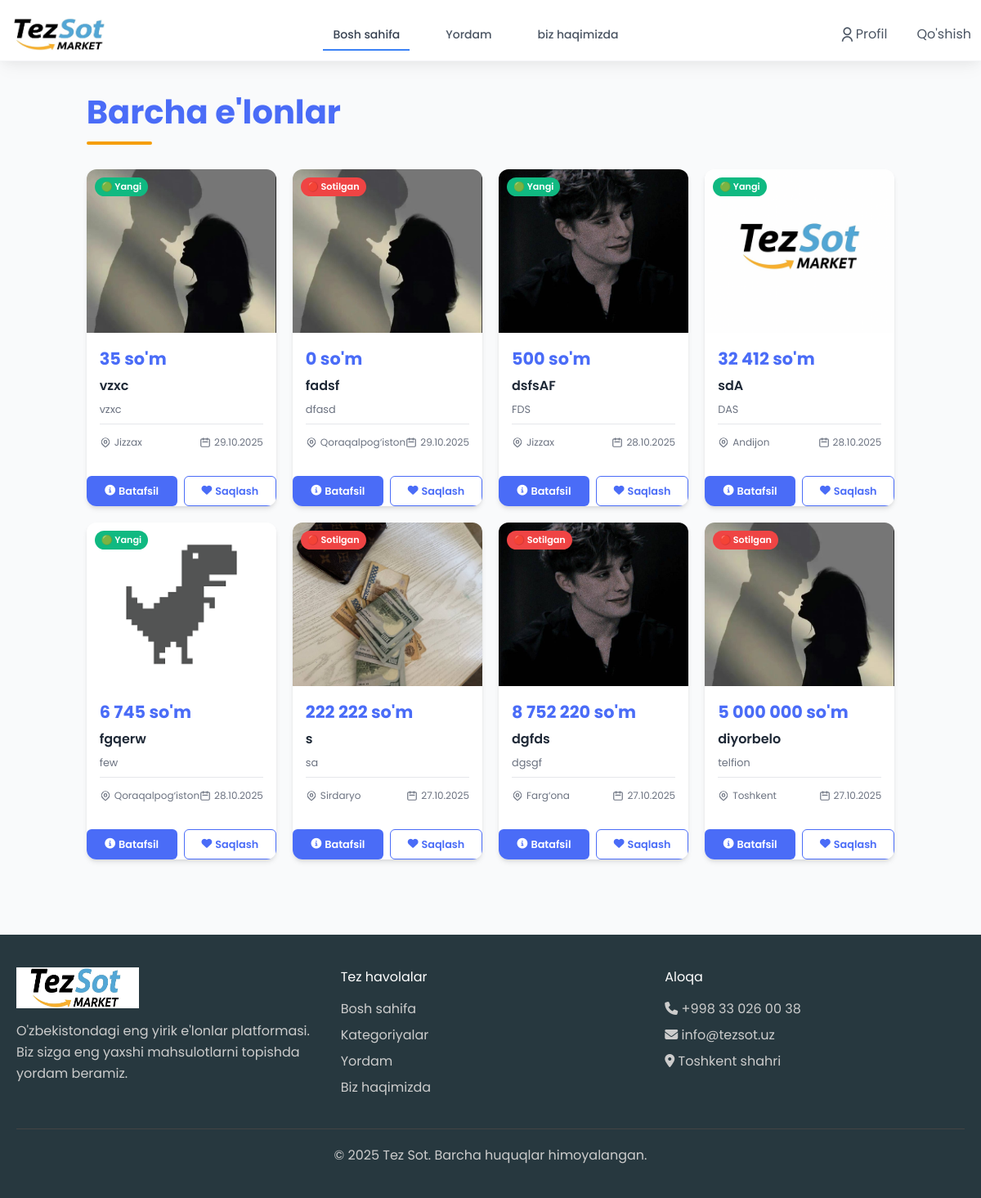
/, run on an earlier commit of the app's database.
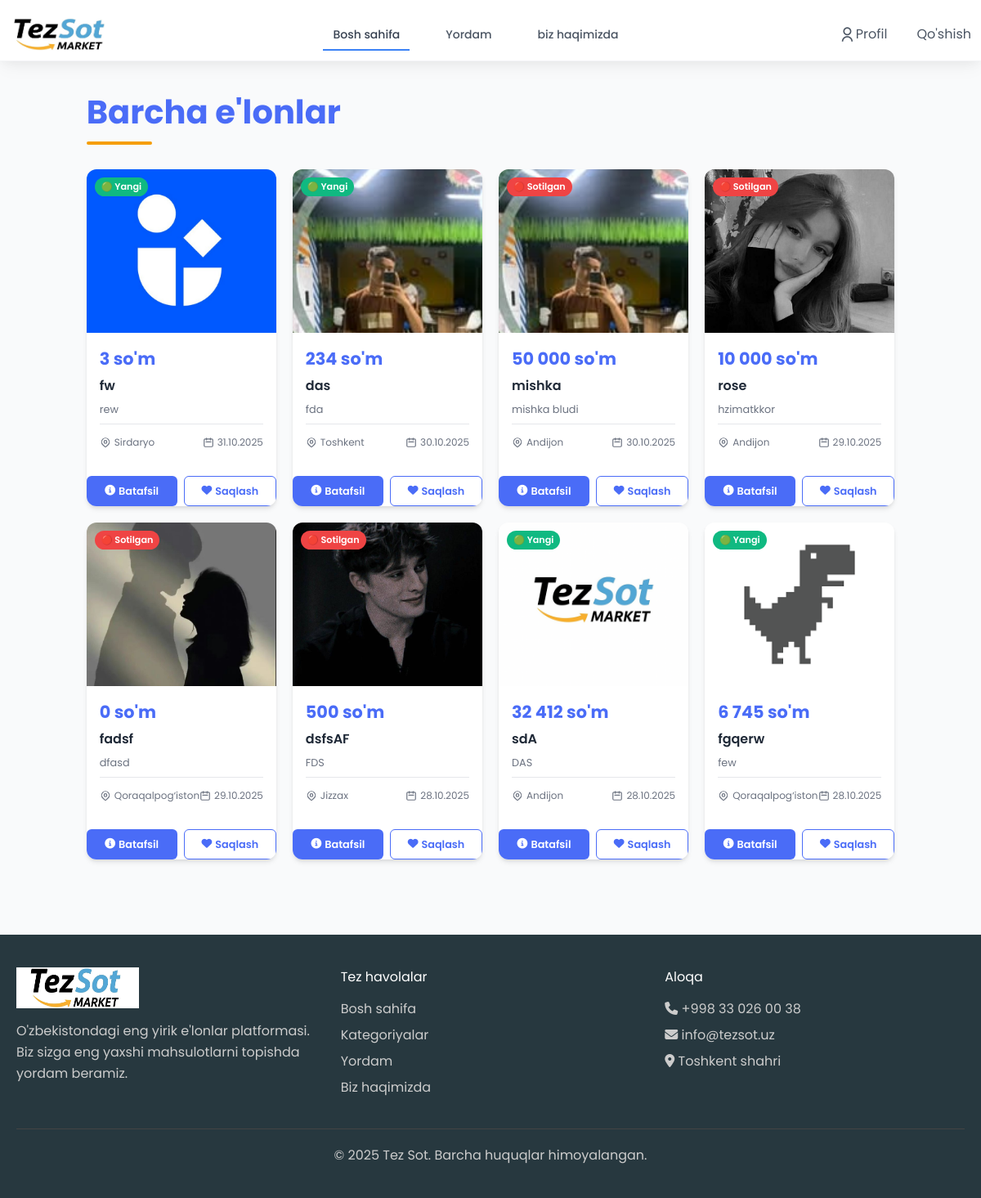
And on a later commit of the database.
### fronend/models.py (models this page shows, shortened)
class Mahsulot(models.Model):
    CATEGORY_CHOICES = [
        ('elektronika', 'Elektronika'),
        ('uy_jihozlari', 'Uy jihozlari'),
        ('kiyim', 'Kiyim-kechak'),
        ('avto', 'Avto ehtiyot qismlar'),
        ('boshqa', 'Boshqa'),
    ]
    VILOYAT_CHOICES = [
        ('toshkent', 'Toshkent'),
        ('samarqand', 'Samarqand'),
        ('fargona', 'Farg‘ona'),
        ('andijon', 'Andijon'),
        ('namangan', 'Namangan'),
        ('buxoro', 'Buxoro'),
        ('navoiy', 'Navoiy'),
        ('xorazm', 'Xorazm'),
        ('qashqadaryo', 'Qashqadaryo'),
        ('surxondaryo', 'Surxondaryo'),
        ('jizzax', 'Jizzax'),
        ('sirdaryo', 'Sirdaryo'),
        ('qoraqalpogiston', 'Qoraqalpog‘iston'),
    ]
    user = models.ForeignKey(User, on_delete=models.CASCADE, verbose_name="Foydalanuvchi")
    category = models.CharField(max_length=100, choices=CATEGORY_CHOICES, verbose_name="Kategoriya")
    mahsulotturi = models.CharField(max_length=100, verbose_name="Mahsulot turi")
    name = models.CharField(max_length=100, verbose_name="Mahsulot nomi")
    viloyat = models.CharField(max_length=100, choices=VILOYAT_CHOICES, verbose_name="Viloyat")
    tuman = models.CharField(max_length=100, verbose_name="Tuman/Shahar", blank=True, null=True)
    manzil = models.TextField(verbose_name="Aniq manzil", blank=True, null=True)
    telefon = models.CharField(max_length=20, verbose_name="Telefon raqam", blank=True, null=True)
    telegram_username = models.CharField(max_length=100, verbose_name="Telegram username", blank=True, null=True)
    email = models.EmailField(verbose_name="Email", blank=True, null=True)
    tavsif = models.TextField(verbose_name="Batafsil tavsif", blank=True, null=True)
    sana = models.DateField(default=timezone.now, verbose_name="Sana")
    narx = models.CharField(max_length=20, verbose_name="Narx", default="0")
    asosiyimg = models.ImageField(upload_to='asosiyimg/', verbose_name="Asosiy rasm")
    birimg = models.ImageField(upload_to='birimg/', verbose_name="1-rasm", blank=True, null=True)
    ikkiimg = models.ImageField(upload_to='ikkiimg/', verbose_name="2-rasm", blank=True, null=True)
    uchuimg = models.ImageField(upload_to='uchuimg/', verbose_name="3-rasm", blank=True, null=True)
    toltirish = models.FileField(upload_to='toltirish/', verbose_name="Qo'shimcha fayl", blank=True, null=True)
    sotilgan = models.BooleanField(default=False, verbose_name="Sotildi")
    aktiv = models.BooleanField(default=True, verbose_name="Aktiv")
    korishlar_soni = models.PositiveIntegerField(default=0, verbose_name="Ko'rishlar soni")
    class Meta:
        verbose_name = "Mahsulot"
        verbose_name_plural = "Mahsulotlar"
        ordering = ['-sana']
    def narx_formatted(self):
        try:
            if not self.narx:
                return "0 so'm"
            narx_str = str(self.narx).replace(',', '.').strip()
            if narx_str and narx_str != '.':
                narx_str = re.sub(r'[^\d.]', '', narx_str)
                if narx_str and narx_str != '.':
                    narx_float = float(narx_str)
                    if narx_float.is_integer():
                        return f"{int(narx_float):,} so'm".replace(',', ' ')
                    else:
                        return f"{narx_float:,.2f} so'm".replace(',', ' ').replace('.', ',')
            return "0 so'm"
        except (ValueError, TypeError, AttributeError):
            return "0 so'm"
    narx_formatted.short_description = 'Narx'
    def user_info(self):
        """Foydalanuvchi ma'lumotlari"""
        if self.user.first_name and self.user.last_name:
            return f"{self.user.first_name} {self.user.last_name}"
        return self.user.username
    user_info.short_description = 'Foydalanuvchi'
    def sotilgan_ha_yoq(self):
        """Sotilgan holatini ko'rsatish"""
        if self.sotilgan:
            return "✅ Sotilgan"
        return "🆕 Yangi"
    sotilgan_ha_yoq.short_description = 'Holati'

### fronend/views.py (the view)
# urls.py: path('', views.home_view, name='home'),
def home_view(request):
    try:
        mahsulotlar = Mahsulot.objects.filter(aktiv=True).order_by('-id')[:8]
        return render(request, 'home.html', {'mahsulotlar': mahsulotlar})
    except Exception as e:
        print(f"DEBUG: Xatolik - {e}")
        return render(request, 'home.html', {'mahsulotlar': []})

### fronend/templates/home.html (shortened to what this page needs)
<!DOCTYPE html>
<html lang="uz">
  {% load static %}
  <head>
    <script src="https://cdn.tailwindcss.com"></script>
    <link rel="stylesheet" href="https://cdnjs.cloudflare.com/ajax/libs/font-awesome/6.0.0/css/all.min.css">
  </head>
  <body class="bg-gray-50">
    {% include 'nav.html' %}
    <div class="wrapper continer">
      <h1 class="page-title">Barcha e'lonlar</h1>
      <div class="products-grid">
        {% if mahsulotlar %}
          {% for product in mahsulotlar %}
          <div class="product-card">
            <a href="{% url 'mahsulot_detail' product.id %}" class="block h-full">
              <div class="product-image">
                {% if product.asosiyimg %}
                <img src="{{ product.asosiyimg.url }}" alt="{{ product.name }}" />
                {% endif %}
                {% if product.sotilgan %}
                <span class="product-badge" style="background: #ef4444">🔴 Sotilgan</span>
                {% else %}
                <span class="product-badge" style="background: #10b981">🟢 Yangi</span>
                {% endif %}
              </div>
              <div class="product-content">
                <div class="product-price">
                  {% if product.narx_formatted %}
                    {{ product.narx_formatted }}
                  {% else %}
                    {{ product.narx }} so'm
                  {% endif %}
                </div>
                <h3 class="product-name">{{ product.name }}</h3>
                <p style="font-size: 0.8rem; color: var(--text-light); margin-bottom: 0.5rem;">
                  {{ product.mahsulotturi }}
                </p>
                <div class="product-details">
                  <div class="product-location">
                    {% if product.get_viloyat_display %}
                      {{ product.get_viloyat_display }}
                    {% else %}
                      {{ product.viloyat }}
                    {% endif %}
                  </div>
                  <div class="product-date">
                    <svg xmlns="http://www.w3.org/2000/svg" fill="none" viewBox="0 0 24 24" stroke="currentColor">
                      <path stroke-linecap="round" stroke-linejoin="round" stroke-width="2" d="M8 7V3m8 4V3m-9 8h10M5 21h14a2 2 0 002-2V7a2 2 0 00-2-2H5a2 2 0 00-2 2v12a2 2 0 002 2z" />
                    </svg>
                    {{ product.sana|date:"d.m.Y" }}
                  </div>
                </div>
              </div>
            </a>
            <div class="product-actions">
              <a href="{% url 'mahsulot_detail' product.id %}" class="btn btn-primary">
                <i class="fas fa-info-circle mr-1"></i>
                Batafsil
              </a>
              {% if user.is_authenticated %}
              <form method="POST" action="{% url 'sevimliga_qoshish' product.id %}" class="flex-1">
                {% csrf_token %}
                <button type="submit" class="btn btn-secondary w-full flex items-center justify-center gap-1">
                  <i class="fas fa-heart"></i>
                  Saqlash
                </button>
              </form>
              {% else %}
              <a href="{% url 'kirish' %}" class="btn btn-secondary flex items-center justify-center gap-1 flex-1">
                <i class="fas fa-heart"></i>
                Saqlash
              </a>
              {% endif %}
            </div>
          </div>
          {% endfor %}
        {% endif %}
      </div>
    </div>
    {% include 'futter.html' %}
  </body>
</html>

What changed in the data, as far as the page shows it:
removed Mahsulot: asosiyimg (picture), sotilgan "🟢 Yangi", narx_formatted "35 so'm", name "vzxc", mahsulotturi "vzxc", viloyat "Jizzax", sana "29.10.2025"
no longer on this page (row edited): Mahsulot: asosiyimg (picture), sotilgan "🔴 Sotilgan", narx_formatted "222 222 so'm", name "s", mahsulotturi "sa", viloyat "Sirdaryo", sana "27.10.2025"
no longer on this page (row edited): Mahsulot: asosiyimg (picture), sotilgan "🔴 Sotilgan", narx_formatted "8 752 220 so'm", name "dgfds", mahsulotturi "dgsgf", viloyat "Farg‘ona", sana "27.10.2025"
no longer on this page (row unchanged): Mahsulot: asosiyimg (picture), sotilgan "🔴 Sotilgan", narx_formatted "5 000 000 so'm", name "diyorbelo", mahsulotturi "telfion", viloyat "Toshkent", sana "27.10.2025"
added Mahsulot: asosiyimg (picture), sotilgan "🟢 Yangi", narx_formatted "3 so'm", name "fw", mahsulotturi "rew", viloyat "Sirdaryo", sana "31.10.2025"
added Mahsulot: asosiyimg (picture), sotilgan "🟢 Yangi", narx_formatted "234 so'm", name "das", mahsulotturi "fda", viloyat "Toshkent", sana "30.10.2025"
added Mahsulot: asosiyimg (picture), sotilgan "🔴 Sotilgan", narx_formatted "50 000 so'm", name "mishka", mahsulotturi "mishka bludi", viloyat "Andijon", sana "30.10.2025"
added Mahsulot: asosiyimg (picture), sotilgan "🔴 Sotilgan", narx_formatted "10 000 so'm", name "rose", mahsulotturi "hzimatkkor", viloyat "Andijon", sana "29.10.2025"
changed Mahsulot "500 so'm": sotilgan "🟢 Yangi" → "🔴 Sotilgan"
